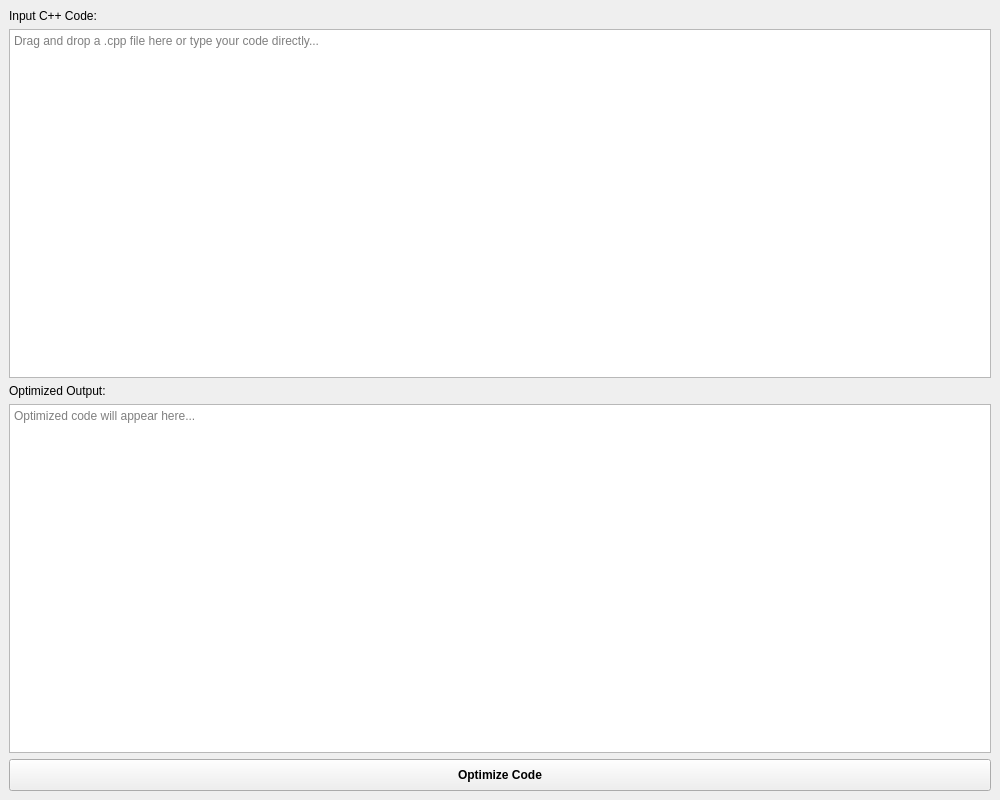
<?xml version="1.0" encoding="UTF-8"?>
<ui version="4.0">
 <class>MainWindow</class>
 <widget class="QMainWindow" name="MainWindow">
  <property name="geometry">
   <rect>
    <x>0</x>
    <y>0</y>
    <width>1000</width>
    <height>800</height>
   </rect>
  </property>
  <property name="windowTitle">
   <string>C++ Code Optimizer</string>
  </property>
  <widget class="QWidget" name="centralwidget">
   <layout class="QVBoxLayout" name="verticalLayout">
    <item>
     <widget class="QLabel" name="inputLabel">
      <property name="text">
       <string>Input C++ Code:</string>
      </property>
     </widget>
    </item>
    <item>
     <widget class="QTextEdit" name="inputTextEdit">
      <property name="placeholderText">
       <string>Drag and drop a .cpp file here or type your code directly...</string>
      </property>
     </widget>
    </item>
    <item>
     <widget class="QLabel" name="outputLabel">
      <property name="text">
       <string>Optimized Output:</string>
      </property>
     </widget>
    </item>
    <item>
     <widget class="QTextEdit" name="outputTextEdit">
      <property name="readOnly">
       <bool>true</bool>
      </property>
      <property name="placeholderText">
       <string>Optimized code will appear here...</string>
      </property>
     </widget>
    </item>
    <item>
     <widget class="QPushButton" name="runButton">
      <property name="text">
       <string>Optimize Code</string>
      </property>
      <property name="styleSheet">
       <string notr="true">padding: 8px; font-weight: bold;</string>
      </property>
     </widget>
    </item>
   </layout>
  </widget>
 </widget>
 <resources/>
 <connections/>
</ui>
